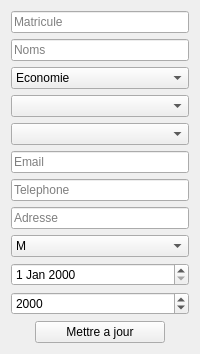
            <widget class="QWidget" name="page_maj">
             <layout class="QVBoxLayout" name="verticalLayout_7">
              <item>
               <widget class="QLineEdit" name="ln_maj_matricule">
                <property name="placeholderText">
                 <string>Matricule</string>
                </property>
               </widget>
              </item>
              <item>
               <widget class="QLineEdit" name="ln_maj_nom">
                <property name="placeholderText">
                 <string>Noms</string>
                </property>
               </widget>
              </item>
              <item>
               <widget class="QComboBox" name="cb_maj_faculte">
                <item>
                 <property name="text">
                  <string>Economie</string>
                 </property>
                </item>
                <item>
                 <property name="text">
                  <string>Droit</string>
                 </property>
                </item>
                <item>
                 <property name="text">
                  <string>Medecine</string>
                 </property>
                </item>
                <item>
                 <property name="text">
                  <string>Psychologie</string>
                 </property>
                </item>
                <item>
                 <property name="text">
                  <string>Theologie</string>
                 </property>
                </item>
                <item>
                 <property name="text">
                  <string>Sante publique</string>
                 </property>
                </item>
                <item>
                 <property name="text">
                  <string>Science de l'ingenieur</string>
                 </property>
                </item>
               </widget>
              </item>
              <item>
               <widget class="QComboBox" name="cb_maj_promotion"/>
              </item>
              <item>
               <widget class="QComboBox" name="cb_maj_filiere"/>
              </item>
              <item>
               <widget class="QLineEdit" name="ln_maj_email">
                <property name="placeholderText">
                 <string>Email</string>
                </property>
               </widget>
              </item>
              <item>
               <widget class="QLineEdit" name="ln_maj_telephone">
                <property name="placeholderText">
                 <string>Telephone</string>
                </property>
               </widget>
              </item>
              <item>
               <widget class="QLineEdit" name="ln_maj_adresse">
                <property name="placeholderText">
                 <string>Adresse</string>
                </property>
               </widget>
              </item>
              <item>
               <widget class="QComboBox" name="cb_maj_sexe">
                <item>
                 <property name="text">
                  <string>M</string>
                 </property>
                </item>
                <item>
                 <property name="text">
                  <string>F</string>
                 </property>
                </item>
               </widget>
              </item>
              <item>
               <widget class="QDateEdit" name="maj_date_de_naissance"/>
              </item>
              <item>
               <widget class="QDateEdit" name="maj_annee_inscruption">
                <property name="displayFormat">
                 <string>yyyy</string>
                </property>
               </widget>
              </item>
              <item alignment="Qt::AlignHCenter">
               <widget class="QPushButton" name="btn_maj_2">
                <property name="minimumSize">
                 <size>
                  <width>130</width>
                  <height>0</height>
                 </size>
                </property>
                <property name="maximumSize">
                 <size>
                  <width>130</width>
                  <height>16777215</height>
                 </size>
                </property>
                <property name="text">
                 <string>Mettre a jour</string>
                </property>
               </widget>
              </item>
             </layout>
            </widget>
